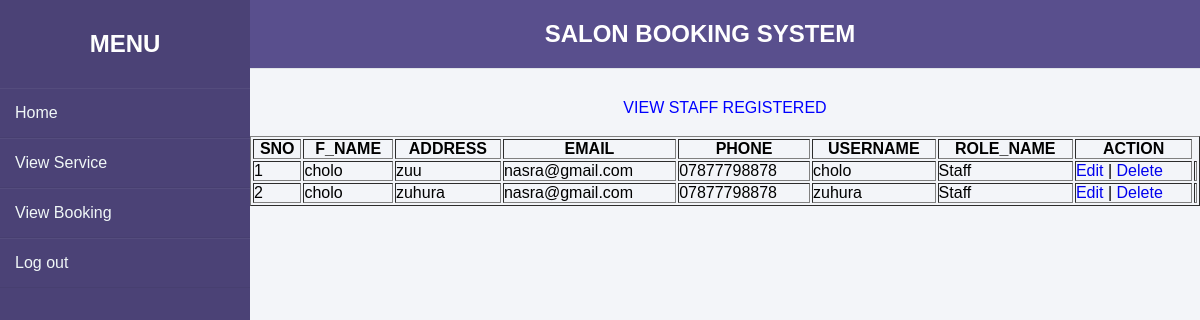
/view_staff.php, run on the app's committed database.
### tables this page shows
CREATE TABLE `users` (
  `user_id` int(11) NOT NULL,
  `full_Name` varchar(255) NOT NULL,
  `address` varchar(255) NOT NULL,
  `email` varchar(255) NOT NULL,
  `phone` varchar(255) NOT NULL,
  `userName` varchar(250) NOT NULL,
  `passowrd` varchar(255) NOT NULL,
  `role_id` int(11) NOT NULL
);

CREATE TABLE `roles` (
  `role_id` int(11) NOT NULL,
  `role_name` varchar(20) NOT NULL
);

### view_staff.php (the view, shortened to what this page needs)
<?php
include("connection.php");
?>
<!DOCTYPE html>
<html lang="en">
<head>
	<link rel="stylesheet" type="text/css" href="style.css">
</head>
<body>
<div class="wrapper">
    <div class="sidebar">
        <h2>MENU</h2>
       <?php include "menu.php" ?>
    </div>
    <div class="main_content">
        <div class="header"><center><h2><b>SALON BOOKING SYSTEM</b></h2></center></div>
        <div class="row" style="margin-left: 5%; margin-top: 3%">
            <div class="col-md-12">
                <center><label style="color: blue">VIEW STAFF REGISTERED</label></center>
                <table style=" margin-top: 2%" border="1" width="100%">
                    <th>SNO</th>
                    <th>F_NAME</th>
                    <th>ADDRESS</th>
                    <th>EMAIL</th>
                    <th>PHONE</th>
                    <th>USERNAME</th>
                    <th>ROLE_NAME</th>
                    <th>ACTION</th>
                    <tbody>
                               <?php
                        $sql="SELECT * FROM users,roles WHERE roles.role_id=users.role_id AND roles.role_id=2";
                        $stmt=$conn->prepare($sql);
                        $stmt->execute(array());
                        $data=$stmt->fetchAll(PDO::FETCH_ASSOC);
                        if ($data) {
                        $count=1;
                          foreach ($data as $value) {
                        ?>
                        <tr>
                            <td><?php echo $count?></td>
                            <td><?php echo $value["full_Name"]?></td>
                            <td><?php echo $value["address"]?></td>
                            <td><?php echo $value["email"]?></td>
                            <td><?php echo $value["phone"]?></td>
                            <td><?php echo $value["userName"]?></td>
                            <td><?php echo $value["role_name"]?></td>
                            <td>
                                <a href="#">Edit</a> |
                                <a href="deletestaff.php?id=<?php echo $value["user_id"]?>">Delete</a>
                            </td>
                            <td>
                        </tr>
                        <?php
                            $count++;
                            } }
                        ?>
                    </tbody>
                </table>
            </div>
        </div>
    </div>
</div>
</body>
</html>

### menu.php (shortened to what this page needs)
<ul>
           <?php if ($_SESSION['role']==1) { ?>
           <li><a href="home.php"><i class="home"></i>Home</a></li>
           <li><a href="staff.php"><i class="fas fa-user"></i>Manage Staff</a></li>
           <li><a href="insert_service.php"><i class="fas fa-project-diagram"></i>Manage Service</a></li>
           <li><a href="view_staff.php"><i class="fas fa-address-card"></i>View Staff</a></li>
           <li><a href="view_customer.php"><i class="fas fa-address-card"></i>View Customer</a></li>
           <li><a href="view_service.php"><i class="fas fa-blog"></i>View Service</a></li>
           <li><a href="#"><i class="fas fa-address-book"></i>View Booking</a></li>
           <li><a href="index.php"><i class="fas fa-map-pin"></i>Log out</a></li>
           <?php } else { ?>
           <li><a href="home.php"><i class="home"></i>Home</a></li>
           <li><a href="#"><i class="fas fa-blog"></i>View Service</a></li>
           <li><a href="#"><i class="fas fa-address-book"></i>View Booking</a></li>
           <li><a href="index.php"><i class="fas fa-map-pin"></i>Log out</a></li>
           <?php } ?>
       </ul>

### style.css (style rules this page uses)
* { margin: 0; padding: 0; box-sizing: border-box; list-style: none; text-decoration: none; font-family: 'Josefin Sans', sans-serif; }
body { background-color: #f3f5f9; }
.wrapper { display: flex; position: relative; }
.wrapper .sidebar { width: 250px; height: 100%; background: #4b4276; padding: 30px 0px; position: fixed; }
.wrapper .sidebar h2 { color: #fff; text-transform: uppercase; text-align: center; margin-bottom: 30px; }
.wrapper .sidebar ul li { padding: 15px; border-bottom: 1px solid #bdb8d7; border-bottom: 1px solid rgba(0,0,0,0.05); border-top: 1px solid rgba(255,255,255,0.05); }
.wrapper .sidebar ul li a { color: #F0F7F7; display: block; }
.wrapper .main_content { width: 100%; margin-left: 200px; }
.wrapper .main_content .header { padding: 20px; background: #594f8d; color: #ffffff; border-bottom: 1px solid #e0e4e8; }

### data on the page
users: full_Name "cholo", address "zuu", email "nasra@gmail.com", phone "07877798878", userName "cholo", role.role_name "Staff"
users: full_Name "cholo", address "zuhura", email "nasra@gmail.com", phone "07877798878", userName "zuhura", role.role_name "Staff"
